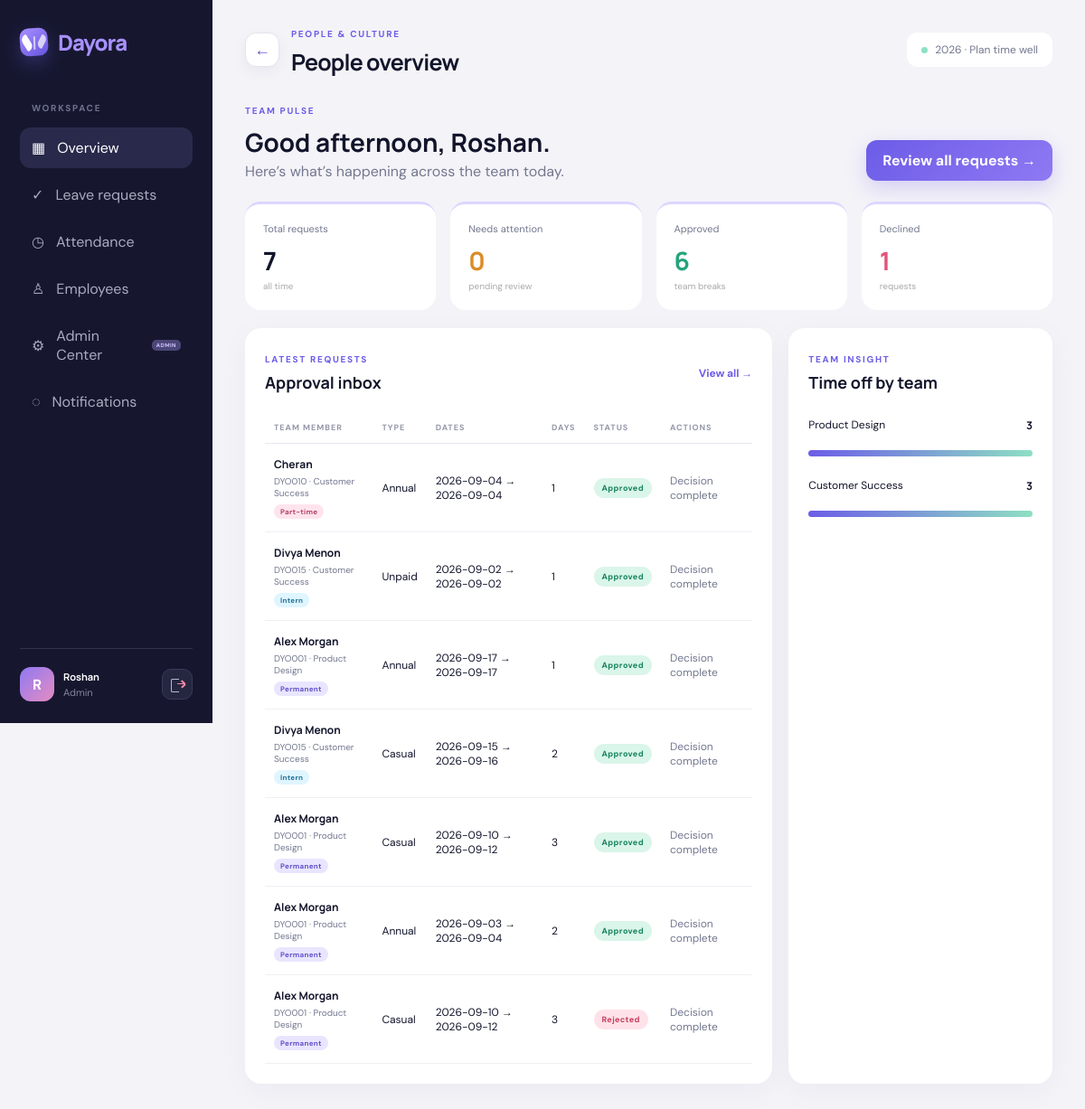
The app's page /dashboard (signed in) with its own data.
### tables this page shows
CREATE TABLE leave_requests (
            id INTEGER PRIMARY KEY AUTOINCREMENT, employee_id INTEGER NOT NULL,
            leave_type TEXT NOT NULL, start_date TEXT NOT NULL, end_date TEXT NOT NULL,
            days INTEGER NOT NULL, reason TEXT NOT NULL, status TEXT NOT NULL DEFAULT 'PENDING',
            admin_comment TEXT DEFAULT '', created_at TEXT NOT NULL DEFAULT CURRENT_TIMESTAMP,
            decided_at TEXT, FOREIGN KEY(employee_id) REFERENCES users(id)
        );

CREATE TABLE users (
            id INTEGER PRIMARY KEY AUTOINCREMENT, username TEXT UNIQUE NOT NULL,
            password TEXT NOT NULL, full_name TEXT NOT NULL, email TEXT NOT NULL,
            department TEXT NOT NULL, role TEXT NOT NULL DEFAULT 'EMPLOYEE',
            annual_balance INTEGER NOT NULL DEFAULT 18, sick_balance INTEGER NOT NULL DEFAULT 10,
            casual_balance INTEGER NOT NULL DEFAULT 8, active INTEGER NOT NULL DEFAULT 1
        , employee_code TEXT, employment_type TEXT NOT NULL DEFAULT 'Permanent');

### app.py (the view, shortened to what this page needs)
@app.get("/dashboard")
@login_required()
def dashboard():
    if session["role"] == "ADMIN":
        stats = db().execute("SELECT COUNT(*) total, SUM(status='PENDING') pending, SUM(status='APPROVED') approved, SUM(status='REJECTED') rejected FROM leave_requests").fetchone()
        requests = db().execute("SELECT l.*,u.full_name,u.department,u.employee_code,u.employment_type FROM leave_requests l JOIN users u ON u.id=l.employee_id ORDER BY l.created_at DESC LIMIT 8").fetchall()
        departments = db().execute("SELECT u.department,COUNT(*) total FROM leave_requests l JOIN users u ON u.id=l.employee_id WHERE l.status='APPROVED' GROUP BY u.department ORDER BY total DESC").fetchall()
        return render_template("admin_dashboard.html", stats=stats, requests=requests, departments=departments)

### app.py (called while the page is built)
def db():
    if "db" not in g:
        g.db = sqlite3.connect(app.config["DATABASE"])
        g.db.row_factory = sqlite3.Row
        g.db.execute("PRAGMA foreign_keys = ON")
    return g.db

def login_required(role=None):
    def decorator(view):
        @wraps(view)
        def wrapped(*args, **kwargs):
            if not session.get("user_id"):
                return redirect(url_for("login"))
            if role and session.get("role") != role:
                flash("You do not have access to that page.", "error")
                return redirect(url_for("dashboard"))
            return view(*args, **kwargs)
        return wrapped
    return decorator

@app.context_processor
def globals_for_templates():
    unread = 0
    if session.get("user_id"):
        unread = db().execute("SELECT COUNT(*) FROM notifications WHERE user_id=? AND is_read=0", (session["user_id"],)).fetchone()[0]
    hour = datetime.now().hour
    time_greeting = "Good morning" if 5 <= hour < 12 else "Good afternoon" if 12 <= hour < 17 else "Good evening" if 17 <= hour < 21 else "Good night"
    return {"current_year": date.today().year, "unread_count": unread, "time_greeting": time_greeting}

### templates/admin_dashboard.html
{% extends 'base.html' %}
{% block heading %}People overview{% endblock %}
{% block content %}
<section class="admin-intro"><div><span class="overline">TEAM PULSE</span><h2 data-time-greeting data-name="{{session.name.split()[0]}}" aria-live="polite">{{time_greeting}}, {{session.name.split()[0]}}.</h2><p>Here’s what’s happening across the team today.</p></div><a class="btn primary" href="{{url_for('admin_requests')}}">Review all requests →</a></section>
<section class="metric-grid"><article><span>Total requests</span><b>{{stats.total or 0}}</b><small>all time</small></article><article><span>Needs attention</span><b class="orange">{{stats.pending or 0}}</b><small>pending review</small></article><article><span>Approved</span><b class="green">{{stats.approved or 0}}</b><small>team breaks</small></article><article><span>Declined</span><b class="pink">{{stats.rejected or 0}}</b><small>requests</small></article></section>
<section class="content-grid"><article class="card span-2"><div class="card-head"><div><span class="overline">LATEST REQUESTS</span><h3>Approval inbox</h3></div><a href="{{url_for('admin_requests')}}">View all →</a></div><div class="table-wrap"><table><thead><tr><th>TEAM MEMBER</th><th>TYPE</th><th>DATES</th><th>DAYS</th><th>STATUS</th><th>ACTIONS</th></tr></thead><tbody>
{% for r in requests %}<tr><td><strong>{{r.full_name}}</strong><small>{{r.employee_code}} · {{r.department}}</small><span class="employment-type type-{{r.employment_type|lower|replace(' ','-')}}">{{r.employment_type}}</span></td><td>{{r.leave_type}}</td><td>{{r.start_date}} → {{r.end_date}}</td><td>{{r.days}}</td><td><span class="status {{r.status|lower}}">{{r.status|title}}</span></td><td>{% if r.status=='PENDING' %}<form class="decision-actions" method="post" action="{{url_for('decide_leave',leave_id=r.id)}}"><button class="action-reject" name="status" value="REJECTED" data-confirm="Reject {{r.full_name}}'s request?">Reject</button><button class="action-approve" name="status" value="APPROVED">Approve</button></form>{% else %}<span class="muted">Decision complete</span>{% endif %}</td></tr>
{% else %}<tr><td colspan="6" class="empty">The approval inbox is clear.</td></tr>{% endfor %}
</tbody></table></div></article><article class="card"><div class="card-head"><div><span class="overline">TEAM INSIGHT</span><h3>Time off by team</h3></div></div>{% for d in departments %}<div class="bar-row"><div><span>{{d.department}}</span><b>{{d.total}}</b></div><progress value="{{d.total}}" max="{{departments[0].total if departments else 1}}"></progress></div>{% else %}<div class="empty compact">Insights appear after approvals.</div>{% endfor %}</article></section>
{% endblock %}

### static/css/style.css (style rules this page uses)
:root { --ink:#12152b;--muted:#73788f;--line:#e8e8f0;--bg:#f4f3f8;--purple:#6c5ce7;--purple2:#8f79f3;--mint:#8de0c3;--amber:#ffd58a;--pink:#ff7f9f;--white:#fff;--shadow:0 18px 55px rgba(37,30,84,.08) }
* { box-sizing:border-box }
body { margin:0;font-family:'DM Sans',sans-serif;color:var(--ink);background:var(--bg) }
h1,h2,h3,b,strong,.logo { font-family:Manrope,sans-serif }
a { text-decoration:none;color:inherit }
.workspace,.overline,.eyebrow { font-size:10px;font-weight:700;letter-spacing:1.7px }
.eyebrow,.overline { color:var(--purple) }
.btn { border:0;border-radius:12px;padding:12px 18px;font-weight:700;cursor:pointer;display:inline-block }
.btn.primary { color:#fff;background:linear-gradient(135deg,var(--purple),var(--purple2));box-shadow:0 8px 22px rgba(108,92,231,.24) }
.balance-grid,.metric-grid { display:grid;grid-template-columns:repeat(4,1fr);gap:16px;margin:20px 0 }
.content-grid { display:grid;grid-template-columns:2fr 1fr;gap:18px }
.span-2 { grid-column:auto }
.card { background:#fff;border-radius:18px;padding:22px;box-shadow:0 8px 35px rgba(31,28,69,.04) }
.card-head { display:flex;justify-content:space-between;align-items:center;margin-bottom:16px }
.card-head h3,.notifications h3 { margin:5px 0;font-size:18px }
.card-head a { font-size:12px;color:var(--purple);font-weight:700 }
.table-wrap { overflow:auto }
table { width:100%;border-collapse:collapse;font-size:12px }
th { text-align:left;color:#9497a9;font-size:9px;letter-spacing:1px;padding:11px 10px;border-bottom:1px solid var(--line) }
td { padding:14px 10px;border-bottom:1px solid #f0eff4 }
td strong,td small { display:block }
td small { color:var(--muted);margin-top:4px }
.status { display:inline-block;padding:5px 9px;border-radius:20px;font-size:9px;font-weight:700;letter-spacing:.4px }
.status.approved { background:#daf5e9;color:#16845d }
.status.rejected { background:#ffe2e9;color:#c53c5e }
.admin-intro { display:flex;align-items:end;justify-content:space-between;margin-bottom:23px }
.admin-intro h2 { font-size:28px;margin:7px 0 3px }
.admin-intro p { margin:0;color:var(--muted) }
.metric-grid article { background:#fff;border-radius:17px;padding:20px;border-top:3px solid #ddd5ff }
.metric-grid span,.metric-grid small,.metric-grid b { display:block }
.metric-grid span { font-size:11px;color:var(--muted) }
.metric-grid b { font-size:28px;margin:9px 0 3px }
.metric-grid small { font-size:10px;color:#aaa }
.orange { color:#db8c27 }
.green { color:#24a47b }
.pink { color:#df5779 }
.bar-row { margin:22px 0 }
.bar-row div { display:flex;justify-content:space-between;font-size:12px;margin-bottom:7px }
progress { width:100%;height:7px;border:0;border-radius:9px;overflow:hidden }
.muted { color:var(--muted) }

### static/css/brand.css (style rules this page uses)
.employment-type { display: inline-block !important; width: fit-content; margin-top: 6px; padding: 3px 7px; border-radius: 20px; background: #e9e5ff; color: #6252ca !important; font-size: 8px !important; font-weight: 700; letter-spacing: .3px; }
.type-intern { background:#dff5ff; color:#24749a !important; }
.type-part-time { background:#ffe4ed; color:#b54165 !important; }

### records on screen
leave_requests: full_name "Cheran", employee_code "DYO010", department "Customer Success", employment_type "Part-time", leave_type "Annual", start_date "2026-09-04", end_date "2026-09-04", days "1", status "Approved", shows "Decision complete"
leave_requests: full_name "Divya Menon", employee_code "DYO015", department "Customer Success", employment_type "Intern", leave_type "Unpaid", start_date "2026-09-02", end_date "2026-09-02", days "1", status "Approved", shows "Decision complete"
leave_requests: full_name "Alex Morgan", employee_code "DYO001", department "Product Design", employment_type "Permanent", leave_type "Annual", start_date "2026-09-17", end_date "2026-09-17", days "1", status "Approved", shows "Decision complete"
leave_requests: full_name "Divya Menon", employee_code "DYO015", department "Customer Success", employment_type "Intern", leave_type "Casual", start_date "2026-09-15", end_date "2026-09-16", days "2", status "Approved", shows "Decision complete"
leave_requests: full_name "Alex Morgan", employee_code "DYO001", department "Product Design", employment_type "Permanent", leave_type "Casual", start_date "2026-09-10", end_date "2026-09-12", days "3", status "Approved", shows "Decision complete"
leave_requests: full_name "Alex Morgan", employee_code "DYO001", department "Product Design", employment_type "Permanent", leave_type "Annual", start_date "2026-09-03", end_date "2026-09-04", days "2", status "Approved", shows "Decision complete"
leave_requests: full_name "Alex Morgan", employee_code "DYO001", department "Product Design", employment_type "Permanent", leave_type "Casual", start_date "2026-09-10", end_date "2026-09-12", days "3", status "Rejected", shows "Decision complete"

### other values on screen
{{ session.name[:1] }} "R"
{{ session.name }} "Roshan"
{{ session.role|title }} "Admin"
{{ stats.total or 0 }} "7"
{{ stats.pending or 0 }} "0"
{{ stats.approved or 0 }} "6"
{{ stats.rejected or 0 }} "1"
{{ d.department }} "Product Design" "Customer Success"
{{ d.total }} "3" "3"
